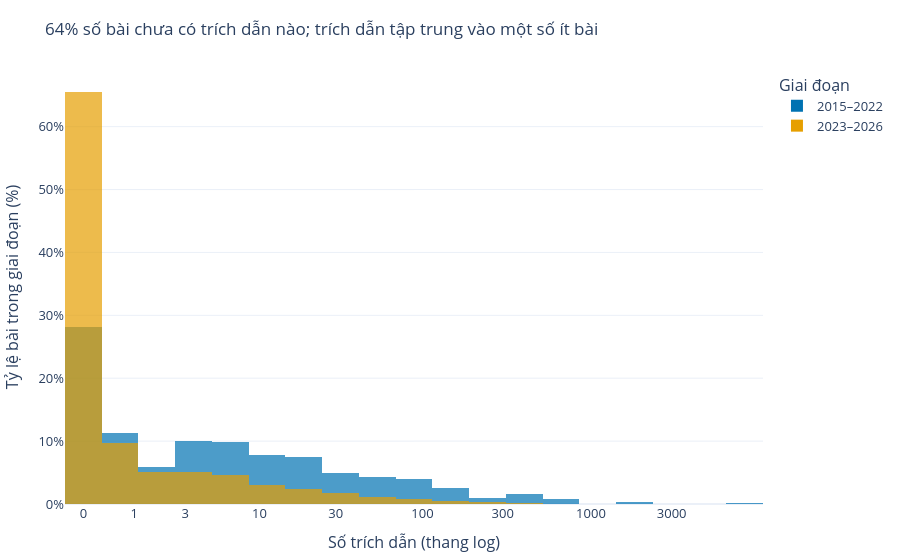

Notebook code cell kept with this figure:
### Code cell
zero_share = 100 * (df["cites"] == 0).mean()
fig6 = px.histogram(df, x="log_cit", color="period", nbins=40, barmode="overlay", opacity=0.7, histnorm="percent",
                    color_discrete_map=COLOR_PERIOD, labels={"log_cit": "Số trích dẫn (thang log)", "period": "Giai đoạn"})
fig6.update_xaxes(tickvals=np.log1p(TICKS), ticktext=[str(t) for t in TICKS])
fig6.update_yaxes(title="Tỷ lệ bài trong giai đoạn (%)", ticksuffix="%")
fig6.update_traces(hovertemplate="%{y:.1f}% số bài<extra></extra>")
save(fig6, 6, "tac-dong",
     f"{zero_share:.0f}% số bài chưa có trích dẫn nào; trích dẫn tập trung vào một số ít bài",
     "Mỗi cột là phần trăm số bài của giai đoạn rơi vào một khoảng trích dẫn; trục ngang dùng thang log nên 0, 1, 10, 100 cách đều nhau. Hai màu chồng lên nhau để so hình dạng phân phối.",
     df[["id", "period", "cites", "log_cit"]], "phan_phoi_trich_dan")

### Figure 1 — Plotly figure (JSON) as saved in the notebook; plotly's stock layout.template omitted (floating-point values rounded to 4 significant figures; data arrays with more than 128 entries replaced by an {"elided": "..."} marker saying what was removed)
{"data": [{"bingroup": "x", "histnorm": "percent", "hovertemplate": "%{y:.1f}% số bài<extra></extra>", "legendgroup": "2015–2022", "marker": {"color": "#0072B2", "opacity": 0.7, "pattern": {"shape": ""}}, "name": "2015–2022", "nbinsx": 40, "orientation": "v", "showlegend": true, "type": "histogram", "x": {"elided": "681 float values"}, "xaxis": "x", "yaxis": "y"}, {"bingroup": "x", "histnorm": "percent", "hovertemplate": "%{y:.1f}% số bài<extra></extra>", "legendgroup": "2023–2026", "marker": {"color": "#E69F00", "opacity": 0.7, "pattern": {"shape": ""}}, "name": "2023–2026", "nbinsx": 40, "orientation": "v", "showlegend": true, "type": "histogram", "x": {"elided": "22859 float values"}, "xaxis": "x", "yaxis": "y"}], "layout": {"barmode": "overlay", "font": {"size": 13}, "hoverlabel": {"font": {"size": 13}}, "legend": {"title": {"text": "Giai đoạn"}, "tracegroupgap": 0}, "margin": {"b": 50, "l": 60, "r": 30, "t": 70}, "title": {"font": {"size": 17}, "text": "64% số bài chưa có trích dẫn nào; trích dẫn tập trung vào một số ít bài"}, "xaxis": {"anchor": "y", "domain": [0.0, 1.0], "ticktext": ["0", "1", "3", "10", "30", "100", "300", "1000", "3000"], "tickvals": [0.0, 0.6931, 1.386, 2.398, 3.434, 4.615, 5.707, 6.909, 8.007], "title": {"text": "Số trích dẫn (thang log)"}}, "yaxis": {"anchor": "x", "domain": [0.0, 1.0], "ticksuffix": "%", "title": {"text": "Tỷ lệ bài trong giai đoạn (%)"}}}}
